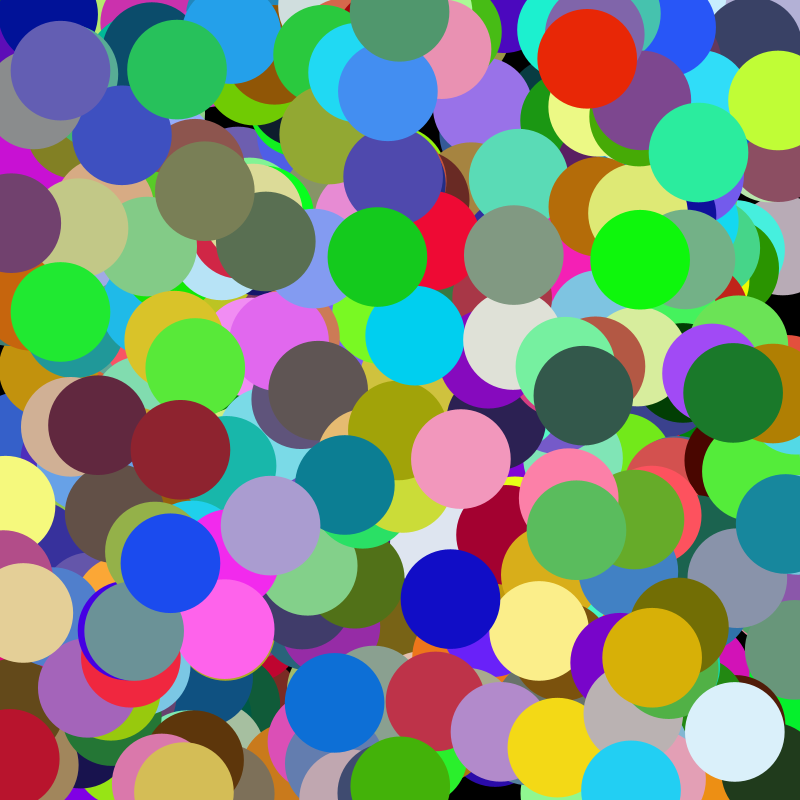
Frame 1 (no input)
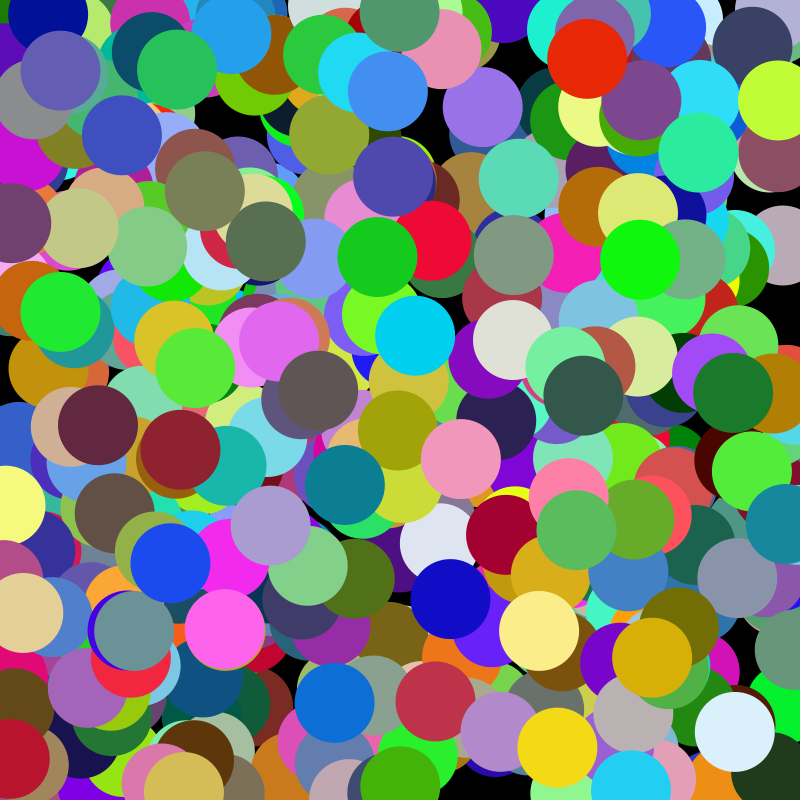
Frame 60 (the mouse pressed at the canvas centre just before this capture)
Frame 120 (the mouse held since frame 60 and released just before this capture): identical to frame 60, image omitted

The Processing sketch that drew these frames (run headless with seeded random() and noise(); from frame 60 on, the mouse is pressed at the canvas centre):

// Processing sketch: randomSeed_adv
// ── randomSeed_adv.pde
int numCircle = 500;
int circleRad = 50;
int randomSeed = 0;
int lifeSpan = 300;
int life = lifeSpan;

void mousePressed() {
  life = lifeSpan;
}

void keyPressed() {
  if (keyCode == LEFT) {
    randomSeed--;
    life = lifeSpan;
  } else if (keyCode == RIGHT) {
    randomSeed++;
    life = lifeSpan;
  }
  if (randomSeed < 0) {
    randomSeed = 0;
  }
}

void setup() {
  size(800, 800);

  background(0);
  noStroke();
}

void draw () {
  background(0);

  life--;
  randomSeed(randomSeed);
  if (life >= 0) {
    for (int n = 0; n < numCircle; n++) {
      float x = random(width);
      float y = random(height);
      fill(random(255), random(255), random(255));
      circle(x, y, life / float(lifeSpan) * 2 * circleRad);
    }
  }
}
